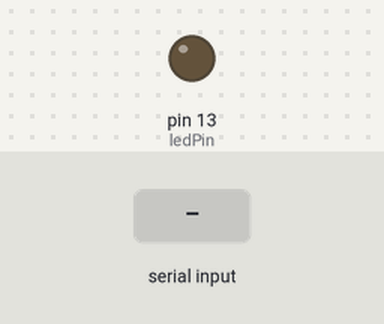
Bench run of a sketch on a simulated Arduino Uno, built with avr-gcc and run on an emulated ATmega328P. Parts: output pins drawn as LEDs (lit = HIGH). Inputs (shaded band) come from the test bench.

Above: at 1.2 s.
1.3 s: "90,45\n" received over Serial
At 1.55 s:
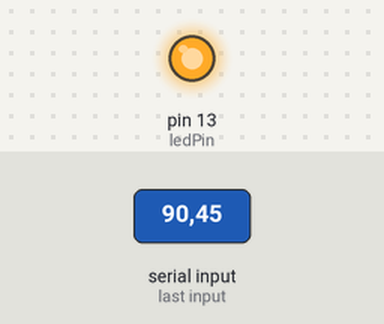
Timing chart, 0 to 8.5 s (numbered marks = the images above; inputs shaded):
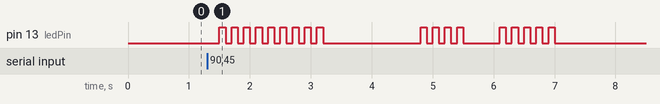

The sketch:

ArduinoSerialBlink.ino
```cpp
// Pin 13 has an LED connected on most Arduino boards.
// give it a name:
const int ledPin = 13;
const int baudRate = 9600;

// the setup routine runs once when you press reset:
void setup() {
	// initialize the digital pin as an output.
	pinMode(ledPin, OUTPUT);
	Serial.begin(baudRate);
}

// the loop routine runs over and over again forever:
void loop() {
	if (Serial.available()) {
                char chr = Serial.read() - '0';
		light(chr);
	}
	delay(500);
}

void light (int n) {
	for (int i = 0; i < n; i++) {
		digitalWrite(ledPin, HIGH);   // turn the LED on (HIGH is the voltage level)
		delay(100);               // wait for a second
		digitalWrite(ledPin, LOW);    // turn the LED off by making the voltage LOW
		delay(100);               // wait for a second
	}
}
```

Measured:
- after the input at 1.3 s, pin 13 (ledPin): LOW → HIGH after 0.20 s, → LOW 0.10 s later, → HIGH 0.10 s later, → LOW 0.10 s later, … (36 changes in this stretch)
